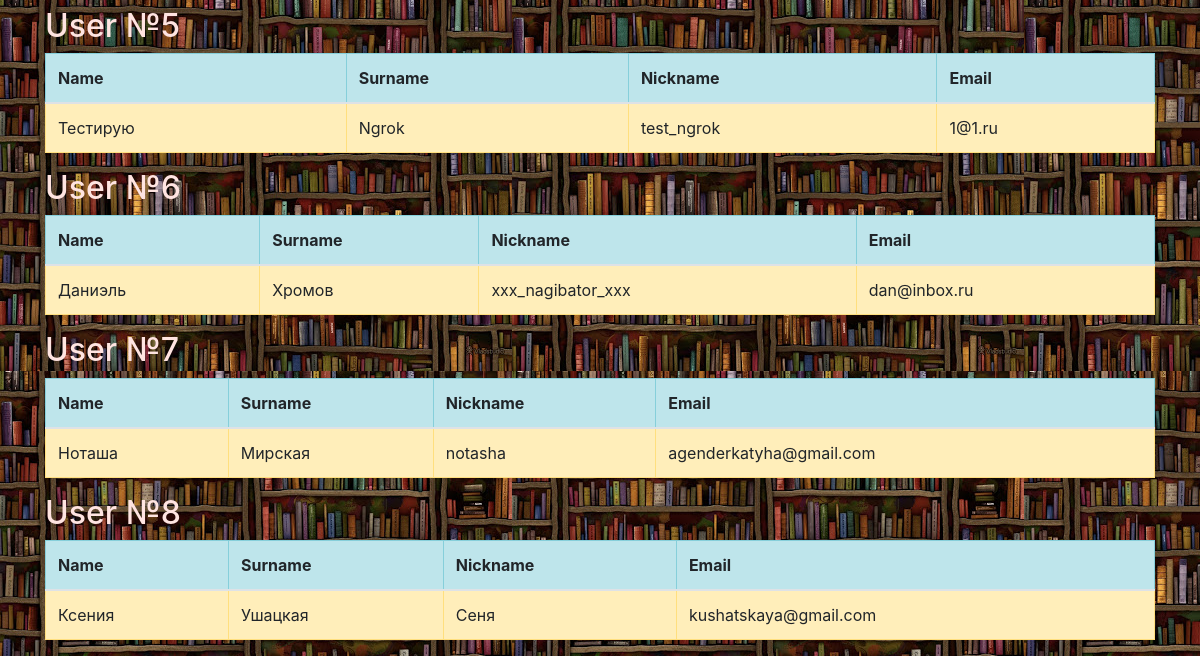
The page /request/users (signed in, lower part) on the database as committed earlier.
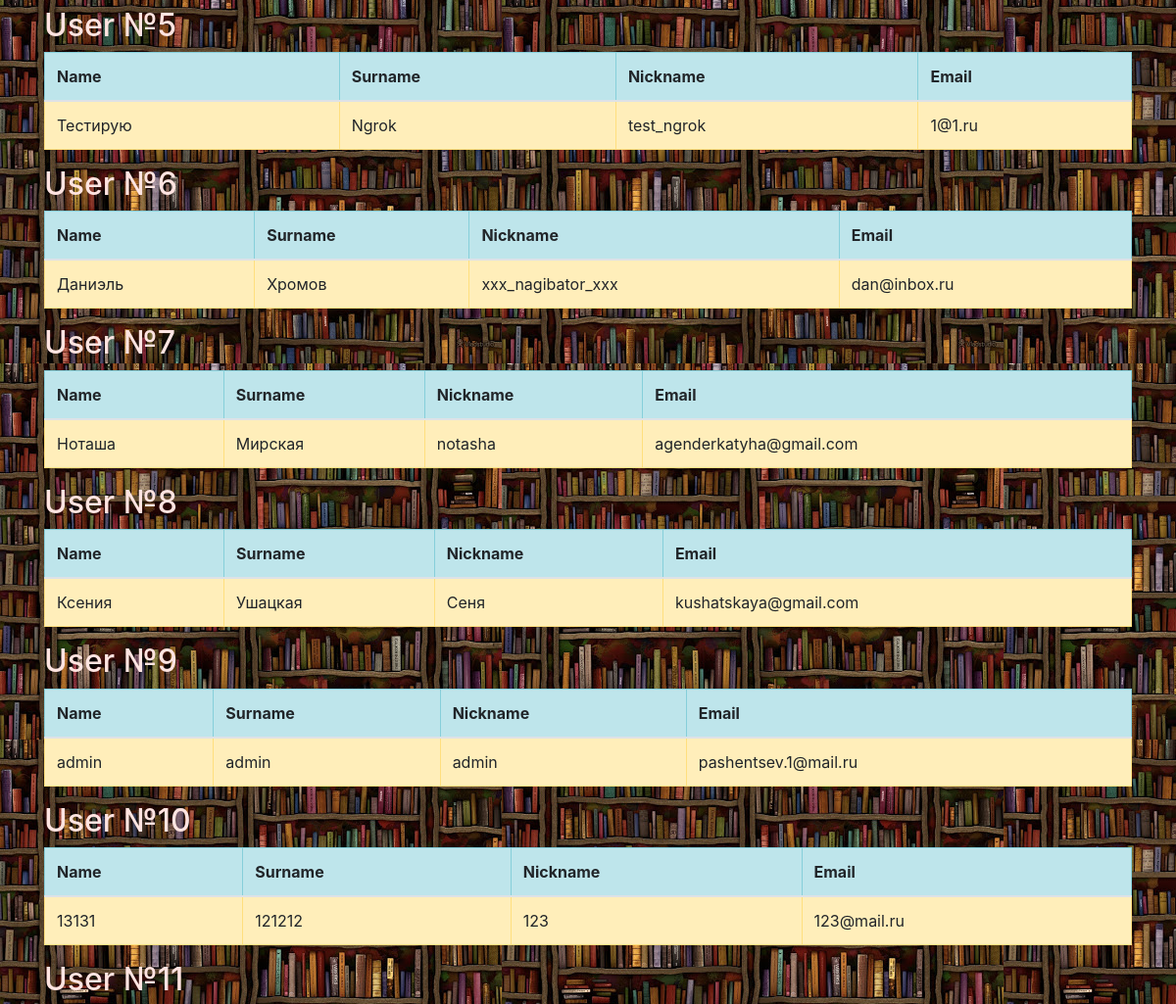
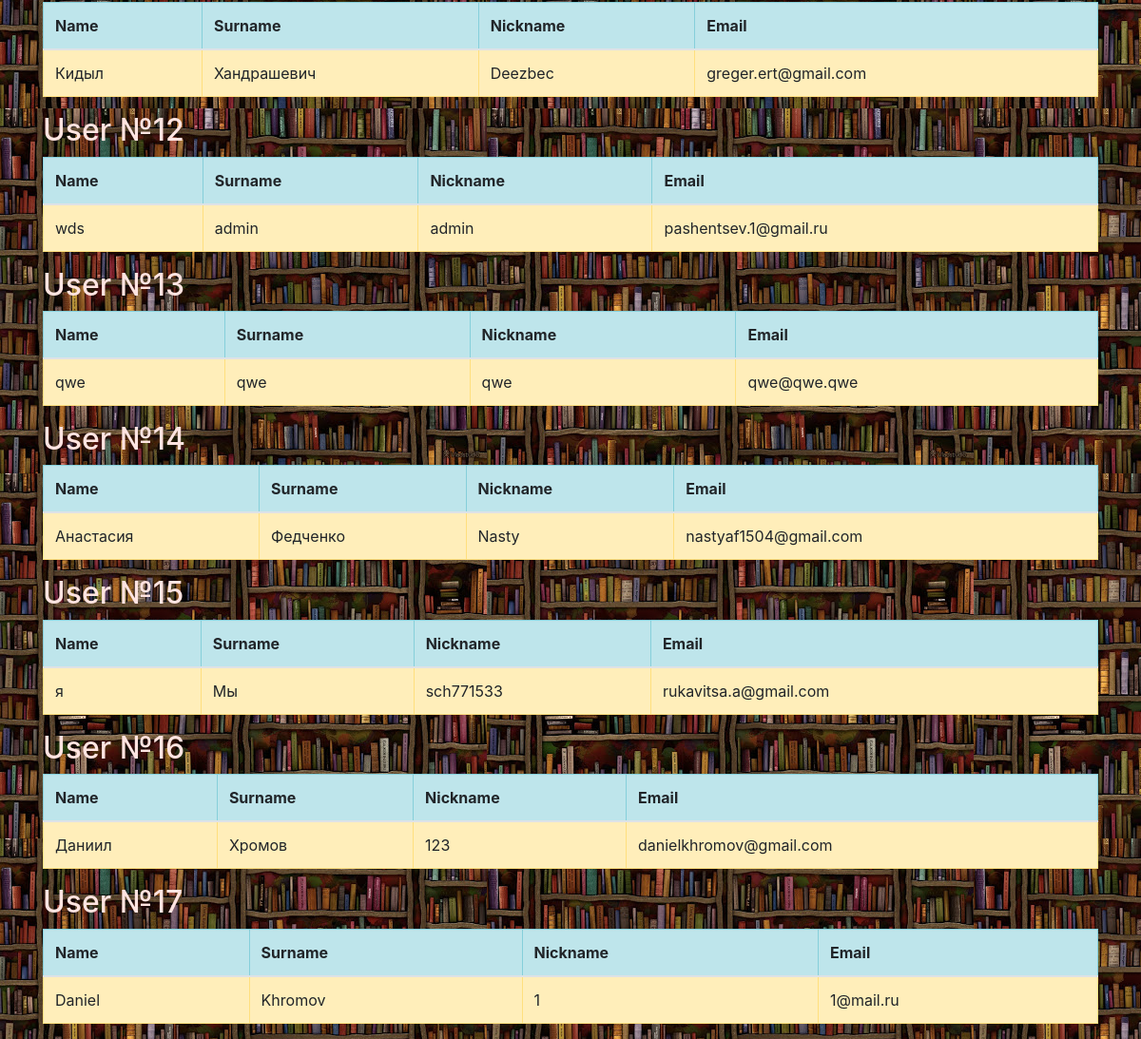
The same page on the database as committed later (2 pictures, top to bottom).
### data/users.py (models this page shows, shortened)
class User(SqlAlchemyBase, UserMixin, SerializerMixin):
    __tablename__ = 'users'
    id = sqlalchemy.Column(sqlalchemy.Integer,
                           primary_key=True, autoincrement=True)
    surname = sqlalchemy.Column(sqlalchemy.String, nullable=False)
    name = sqlalchemy.Column(sqlalchemy.String, nullable=False)
    nickname = sqlalchemy.Column(sqlalchemy.String, nullable=True)
    email = sqlalchemy.Column(sqlalchemy.String,
                              index=True, unique=True, nullable=False)
    hashed_password = sqlalchemy.Column(sqlalchemy.String, nullable=False)
    bought = sqlalchemy.Column(sqlalchemy.String, nullable=True)
    total_sum = sqlalchemy.Column(sqlalchemy.Integer, nullable=True)

### main.py (the view)
@app.route('/request/users')
@login_required
def users():
    session = db_session.create_session()
    users = session.query(User).all()
    return render_template('users.html', title='Все пользователи', users=users)

### data/db_session.py (called while the page is built)
def create_session() -> Session:
    global __factory
    return __factory()

### main.py (called while the page is built)
@login_manager.user_loader
def load_user(user_id):
    session = db_session.create_session()
    return session.query(User).get(user_id)

### templates/users.html (shortened to what this page needs)
{% extends "base.html" %}
{% block content %}
 {% for item in users%}
 <h2>User №{{users.index(item) + 1}}</h2>
    <table class="table table-bordered">
   <thead>
     <tr class="table-info">
       <th scope="col">Name</th>
       <th scope="col">Surname</th>
       <th scope="col">Nickname</th>
       <th scope="col">Email</th>
     </tr>
   </thead>
   <tbody>
     <tr class="table-warning">
         <td>{{item.name}}</td>
       <td>{{item.surname}}</td>
       <td>{{item.nickname}}</td>
       <td>{{item.email}}</td>
     </tr>
   </tbody>
 </table>
{% endfor %}
{%endblock%}

Rows that differ between the two databases and show on the page:
added User: users.index(item)+1 "9", name "admin", surname "admin", nickname "admin", email "pashentsev.1@mail.ru"
added User: users.index(item)+1 "10", name "13131", surname "121212", nickname "123", email "123@mail.ru"
added User: users.index(item)+1 "11", name "Кидыл", surname "Хандрашевич", nickname "Deezbec", email "greger.ert@gmail.com"
added User: users.index(item)+1 "12", name "wds", surname "admin", nickname "admin", email "pashentsev.1@gmail.ru"
added User: users.index(item)+1 "13", name "qwe", surname "qwe", nickname "qwe", email "qwe@qwe.qwe"
added User: users.index(item)+1 "14", name "Анастасия", surname "Федченко", nickname "Nasty", email "nastyaf1504@gmail.com"
added User: users.index(item)+1 "15", name "я", surname "Мы", nickname "sch771533", email "rukavitsa.a@gmail.com"
added User: users.index(item)+1 "16", name "Даниил", surname "Хромов", nickname "123", email "danielkhromov@gmail.com"
added User: users.index(item)+1 "17", name "Daniel", surname "Khromov", nickname "1", email "1@mail.ru"
